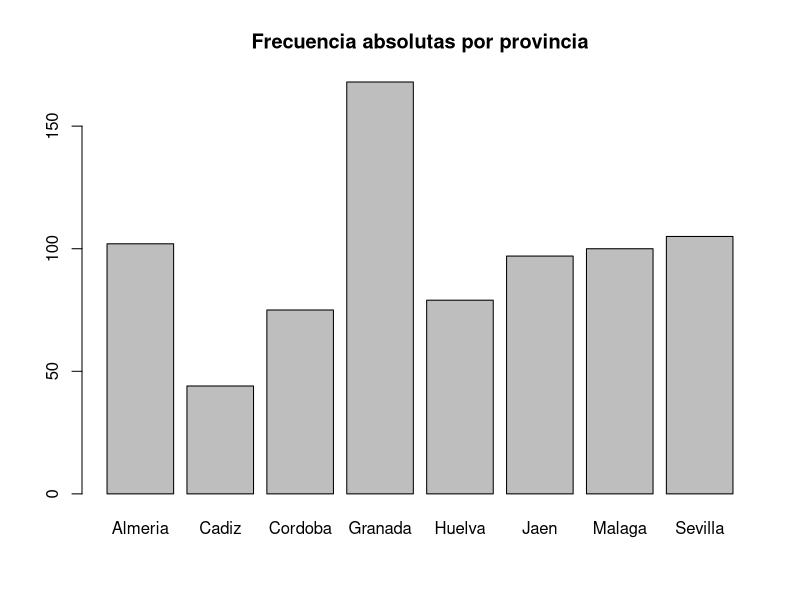
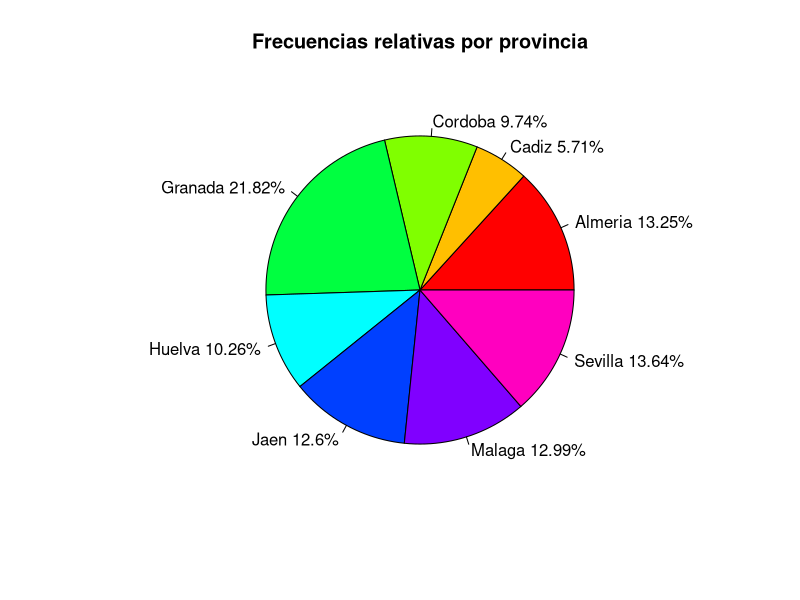
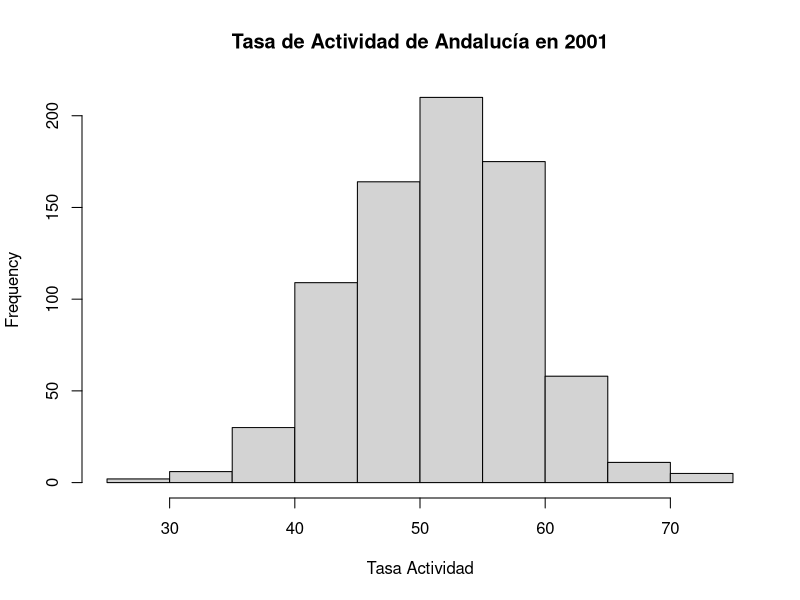
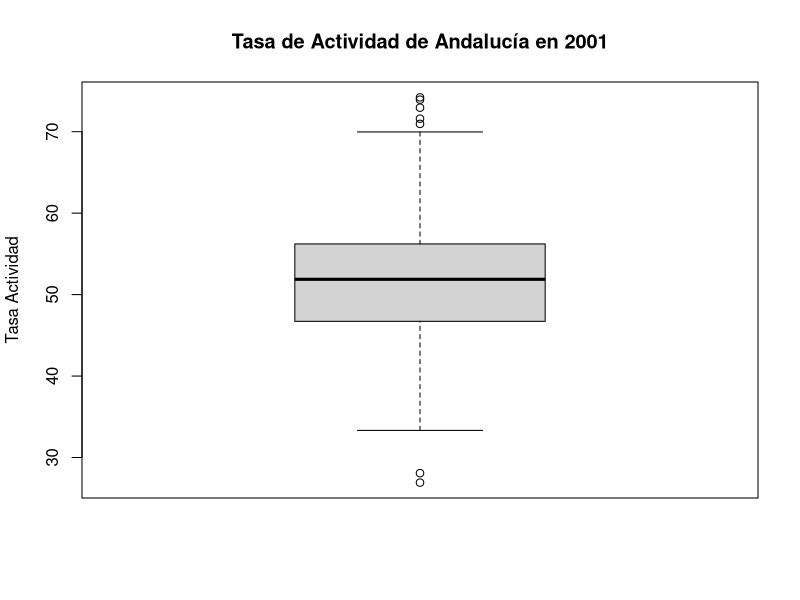
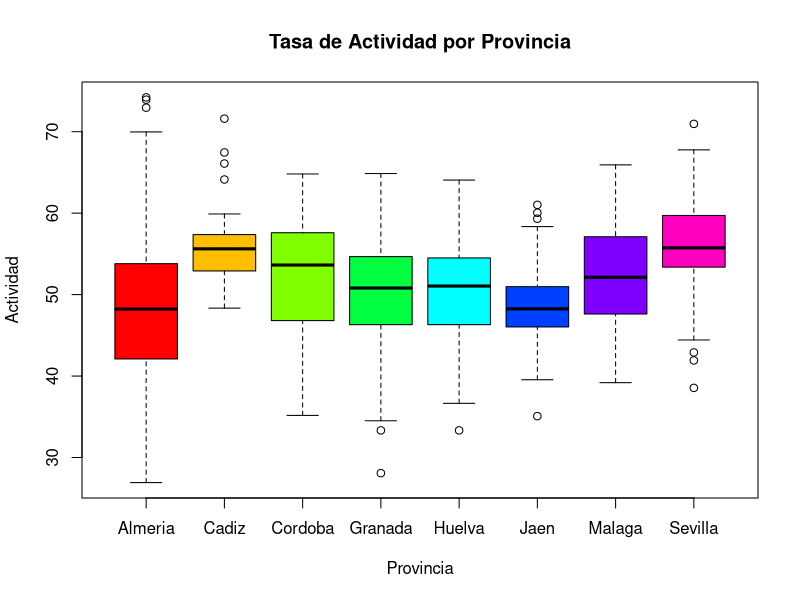
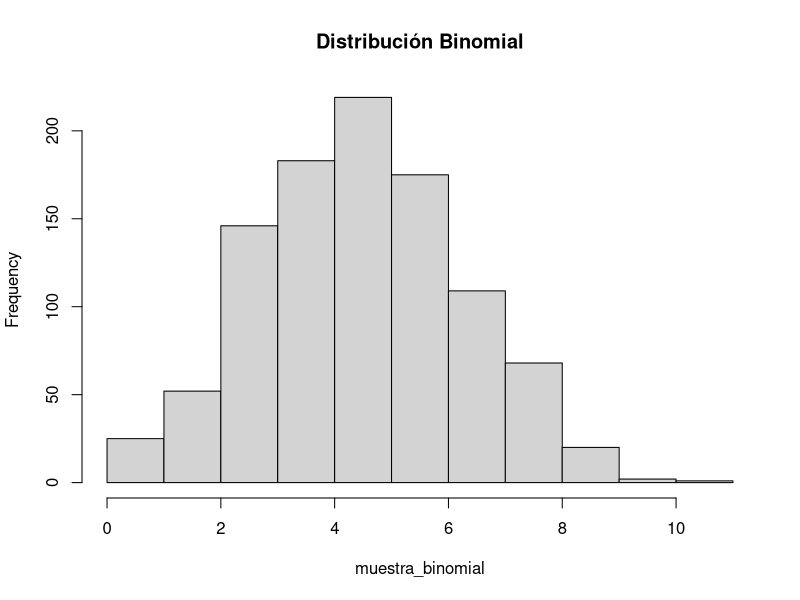
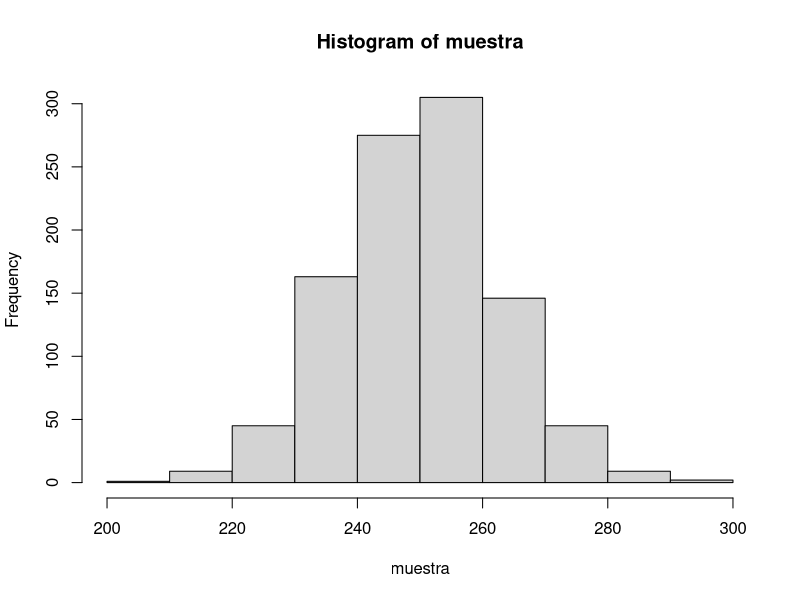
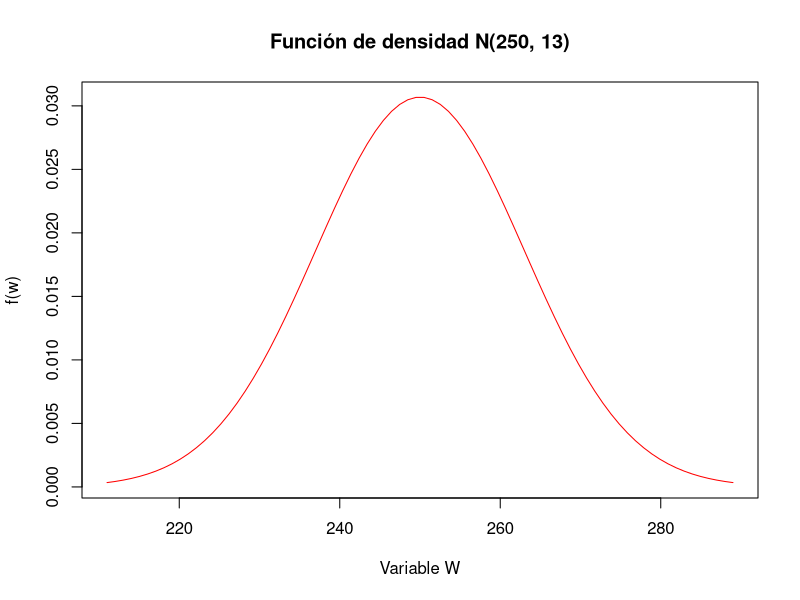

Here is the R script that generated these plots, in order:
#####################1. Cálculo de nuevas variables, recodificación y filtrado#####################

#Importamos el fichero de jaen
#Código INE del municipio.
#Nombre del municipio.
#Consumo de energía eléctrica en megavatios por hora.
#Consumo medio de agua en invierno, en metros cúbicos por día.
#Consumo medio de agua en verano, en metros cúbicos por día.
#Destino de los residuos sólidos urbanos: las posibilidades son vertedero controlado, vertedero incontrolado, compostaje.
#Cantidad de residuos sólidos urbanos, en toneladas.

#1. Importar el fichero JaenIndicadores.txt y denominar a la hoja de datos (data frame) Datos.Jaen
Datos.Jaen <- read.table('./Datos/JaenIndicadores-utf8.txt',sep="\t", header=TRUE, encoding  ="UTF-8")
#Limpiar datos faltantes
Datos.Jaen <- Datos.Jaen[!Datos.Jaen$poblacion == "..", ]
options(warn=-1)
#Cambiar comas por puntos para poder calcular más tarde
Datos.Jaen$residuoscant <- gsub("\\,", ".", Datos.Jaen$residuoscant)
#Cambiar a numerico o doble las variables para los calculos
Datos.Jaen$poblacion <- (as.numeric(as.character(Datos.Jaen$poblacion)))
Datos.Jaen$consumoelec <- (as.numeric(as.character(Datos.Jaen$consumoelec)))
Datos.Jaen$consumoaguainv <- (as.numeric(as.character(Datos.Jaen$consumoaguainv)))
Datos.Jaen$consumoaguaver <- (as.numeric(as.character(Datos.Jaen$consumoaguaver)))
Datos.Jaen$residuoscant <- (as.double(Datos.Jaen$residuoscant))

#2. Recodificar la variable Poblacion en una variable cualitativa tipo factor llamada Tamaño con tres categorías:
#  Si la población es inferior a 2000 habitantes, Tamaño será “Pequeño”.
#  Si la población está entre 2000 y 4500 habitantes, Tamaño será “Mediano”.
#  Si la población es superior a 4500 habitantes, Tamaño será “Grande”.


Datos.Jaen$poblacioncat[Datos.Jaen$poblacion<= 2000] <- "Pequeño"

Datos.Jaen$poblacioncat[Datos.Jaen$poblacion> 2000 & (as.numeric(as.character(Datos.Jaen$poblacion)))< 4500] <- "Mediano"

Datos.Jaen$poblacioncat[Datos.Jaen$poblacion>= 4500] <- "Grande"

Datos.Jaen$poblacioncat <- as.factor(Datos.Jaen$poblacioncat)

#Datos.Jaen$poblacion <- Datos.Jaen$poblacioncat 

#Datos.Jaen<-Datos.Jaen[1:8]

options(warn=0)
#3. Calcular los siguientes promedios que se especifican a continuación y añadirlos como nuevas variables al fichero Datos.Jaen obtenidas a partir de las variables existentes: 
#  Variable elec.hab que contendrá el consumo de energía eléctrica por habitante, obtenida como Consumo.de.energia.electrica/Poblacion
#  Variable agua.hab que contendrá el consumo medio de agua por habitante y día, obtenida como (Consumo.de.agua..Invierno + Consumo.de.agua..V erano)/Poblacion
#  Variable res.hab que contendrá los residuos sólidos urbanos por habitante, obtenida como Residuos.solidos.urbanos..Cantidad/Poblacion
Datos.Jaen$elec.hab <- Datos.Jaen$consumoelec/Datos.Jaen$poblacion
Datos.Jaen$agua.hab <- (Datos.Jaen$consumoaguainv+Datos.Jaen$consumoaguaver)/Datos.Jaen$poblacion
Datos.Jaen$res.hab <- Datos.Jaen$residuoscant/Datos.Jaen$poblacion

#4. Crear una nueva hoja de datos con todas las variables que contiene actualmente el data frame Datos.Jaen, pero referida 
#sólo a los municipios de tamaño mediano y denominarla Datos.Jaen.Medianos

Datos.Jaen.Medianos <- Datos.Jaen[Datos.Jaen$poblacioncat == 'Mediano',]

#5. Guardar la hoja de datos Datos.Jaen con las nuevas variables creadas en los apartados anteriores y la hoja que contiene 
#los datos de las poblaciones medianas (Datos.Jaen.Medianos) en un archivo de datos de R y llamadlo JaenIndicadores.RData

save(Datos.Jaen, Datos.Jaen.Medianos, file = "./Datos/JaenIndicadores.RData")


#####################2. Análisis Estadístico Descriptivo de Datos#####################

#1. Importar el fichero Andalucia.txt y denominar a la hoja de datos (data frame) Datos.Andalucia. Comprobar si en el archivo 
#.txt hay datos faltantes y cómo están codificados.

Datos.Andalucia <-  read.table('./Datos/Andalucia-utf8.txt',sep="\t", header=TRUE, encoding  ="UTF-8")
Datos.Andalucia[Datos.Andalucia$Renta.familiar.por.habitante.2003 == "..","Renta.familiar.por.habitante.2003"] <- NA

#2. A partir de la variable código INE, construir una variable tipo factor que distinga la provincia de pertenencia de cada municipio,
#denominarla “Provincia” y añadirla al data frame. 
#head(ine)
Datos.fProv = c("Almeria","Cadiz","Cordoba","Granada","Huelva","Jaen","Malaga","Sevilla")

Datos.Andalucia$IdINE <- substr(Datos.Andalucia$Codigo.INE,1,nchar(Datos.Andalucia$Codigo.INE)-3)

Datos.Andalucia$Provincia[Datos.Andalucia$IdINE == 4] <- Datos.fProv[1]
Datos.Andalucia$Provincia[Datos.Andalucia$IdINE == 11] <- Datos.fProv[2]
Datos.Andalucia$Provincia[Datos.Andalucia$IdINE == 14] <- Datos.fProv[3]
Datos.Andalucia$Provincia[Datos.Andalucia$IdINE == 18] <- Datos.fProv[4]
Datos.Andalucia$Provincia[Datos.Andalucia$IdINE == 21] <- Datos.fProv[5]
Datos.Andalucia$Provincia[Datos.Andalucia$IdINE == 23] <- Datos.fProv[6]
Datos.Andalucia$Provincia[Datos.Andalucia$IdINE == 29] <- Datos.fProv[7]
Datos.Andalucia$Provincia[Datos.Andalucia$IdINE == 41] <- Datos.fProv[8]

#Obtener la distribución de frecuencias absolutas y relativas, un diagrama de barras con las frecuencias absolutas y un 
#diagrama de sectores con las frecuencias relativas en porcentajes de esta variable tipo factor. 
#¿Qué provincia tiene más municipios? ¿Cuál tiene menos? ¿Qué porcentaje representa en cada caso?

Datos.Andalucia$Provincia <- as.factor(Datos.Andalucia$Provincia)
print('Frecuencia absoluta: ')
frec.abs <-table(Datos.Andalucia$Provincia)
frec.abs
print('Frecuencia relativa')
frec.rel <-table(Datos.Andalucia$Provincia)/sum(table(Datos.Andalucia$Provincia))*100
frec.rel
#Bar plot frecuencias absolutas
barplot(frec.abs, main="Frecuencia absolutas por provincia")

#Pie plot frecuencias relativas
slices <- frec.rel
lbls <- rownames(frec.rel)
pct <- round(slices/sum(slices)*100,2)
lbls <- paste(lbls, pct) # add percents to labels
lbls <- paste(lbls,"%",sep="") # ad % to labels
pie(slices,labels = lbls, col=rainbow(length(lbls)), main="Frecuencias relativas por provincia") 

#3. Obtener un resumen descriptivo de la variable tasa de actividad de 2001 que incluya parámetros de posición, dispersión, asimetría
#y curtosis, histograma y diagrama de caja. En función de este resumen, contestar a las siguientes preguntas:

#Vamos a arreglar la columna para los calculos
#Cambiar comas por puntos. Si lo dejaramos como está la conversión a otro tipo de dato sería errónea.

Datos.Andalucia$Tasa.actividad.2001 <- gsub("\\,", ".", Datos.Andalucia$Tasa.actividad.2001)
Datos.Andalucia$Tasa.actividad.2001 <- (as.double(Datos.Andalucia$Tasa.actividad.2001))

#####################Parámetros de posición#####################

summary(Datos.Andalucia$Tasa.actividad.2001)
#Media
media <- mean(Datos.Andalucia$Tasa.actividad.2001)
#Mediana
mediana <- median(Datos.Andalucia$Tasa.actividad.2001, na.rm=T)
# Percentil 5% y percentil 95%
percep <-quantile(Datos.Andalucia$Tasa.actividad.2001,probs=c(0.05,0.95),na.rm=TRUE)
## Mínimo
min.Tasa<-min(Datos.Andalucia$Tasa.actividad.2001, na.rm=T)
## Máximo
max.Tasa<-max(Datos.Andalucia$Tasa.actividad.2001, na.rm=T)
## Primer cuartil
q1.Tasa<-quantile(Datos.Andalucia$Tasa.actividad.2001, probs=0.25, na.rm=T)
## Tercer cuartil
q3.Tasa<-quantile(Datos.Andalucia$Tasa.actividad.2001, probs=0.75, na.rm=T)

#####################Parámetros de dispersión#####################
# Desviación típica
Des.tipica <- sd(Datos.Andalucia$Tasa.actividad.2001,na.rm=TRUE)
# Varianza
Varianza <- var(Datos.Andalucia$Tasa.actividad.2001,na.rm=TRUE)
# Recorrido intercuartílico
ri.Tasa<-q3.Tasa-q1.Tasa
# Rango
rango.Tasa<-max.Tasa-min.Tasa


#####################Parámetros de forma###################
install.packages("e1071", dep = TRUE)
library(e1071)
coef_asimetria <- skewness(Datos.Andalucia$Tasa.actividad.2001,na.rm=TRUE)
print (coef_asimetria)

coef_curtosis <- kurtosis(Datos.Andalucia$Tasa.actividad.2001,na.rm=TRUE)
print (coef_curtosis)

#histograma
hist(Datos.Andalucia$Tasa.actividad.2001, main = "Tasa de Actividad de Andalucía en 2001", xlab="Tasa Actividad")

#Diagrama de caja
boxplot(Datos.Andalucia$Tasa.actividad.2001, main = "Tasa de Actividad de Andalucía en 2001", 
        col = "lightgray", ylab="Tasa Actividad")


#3.1. ¿Cuál es la tasa media de actividad de los municipios andaluces? 
#¿Crees que este valor es adecuado para representar la Tasa de Actividad de los municipios andaluces durante 2001?

#Valor medio = 51.44
#Creemos que es un valor correcto ya que no tenemos outlayers muy grandes lo que hace que la media y la media estén muy cercanas

#3.2. ¿Cómo valoras la homogeneidad de los valores de la tasa de actividad en los municipios andaluces? 
#¿Qué parámetro elegirías para representar la dispersión de la Tasa de Actividad de 2001?

#En el dataset analizado la tasa de actividad parece homogneo ya que los datos no presentan mucha desviación y el coeficiente de
#asimetría presenta un valor muy bajo.

#Podemos elegir la desviación típica ya que es una medida de dispersión de las variables Des.tipica. Segun los valores que tenemos
#consideramos que el valor de desviación típica 6.98 es bastante bajo viendo que los valores estan entre 30 y 70

#3.3. ¿En ese sentido, qué municipios andaluces destacan significativamente del resto (como atípicos) 
#por su alta tasa de actividad y por su baja tasa de actividad? ¿Se te ocurre alguna explicación al respecto?

#which(Datos.Andalucia$Tasa.actividad.2001==min.Tasa)
outlier_values <- boxplot.stats(Datos.Andalucia$Tasa.actividad.2001)$out #vemos los outlayers
Datos.Andalucia$Municipio[which(Datos.Andalucia$Tasa.actividad.2001<=28.08)] #-- Benitagla    Lobras  
Datos.Andalucia$Municipio[which(Datos.Andalucia$Tasa.actividad.2001>=70.96)] #-- Vícar                Ejido (El)           Mojonera (La)        Alcalá del Valle     Castilleja de Guzmán)$out 

#En principio, no parece que los outliers se deban a datos anómalos o mal registrados, puesto que la tasa de actividad no deja de ser un valor razonable.
#Para los municipios que poseen una tasa de actividad baja (Benitagla y Lobras) se ha observado que se trata de pueblos con muy poca población y una edad media bastante elevada. Lo cual explicaria una reducida tasa de actividad.
#Por el contrario, los municipios que presentan una tasa de actividad alta (Vícar, Ejido (El), Mojonera (La), Alcalá del Valle y Castilleja de Guzmán)
#son municipios con una media de edad baja y de poblacion bastante elevada, lo cual explicaria una tasa de actividad mas alta.


#3.4. ¿Cómo valoras la simetría de la distribución de frecuencia?

#Es bastante simétrica ya que el coefieciente de asimetria es cercano a 0. 

#4. Obtener un gráfico de caja de la Tasa de actividad en 2001 en función de la provincia y describe brevemente la información que contienen los datos a partir del gráfico.

boxplot(formula = Datos.Andalucia$Tasa.actividad.2001 ~ Datos.Andalucia$Provincia, 
        main = "Tasa de Actividad por Provincia",
        xlab = "Provincia",
        ylab = "Actividad",
        col = rainbow(8))

#A la vista del gráfico de cajas podemos observar que la mediana en todas las provincias se situa entorno al mismo rango (entre el 45 y 55 de Tasa de Actividad). Hecho que coincide 
#con el análisis realizado por el conjunto de tasa de actividad sobre todo el conjunto andaluz.
#Además, si bien es cierto que la mayoría de provincias presentan una varianza similar, hay casos especiales como puede ser Almería (que muestra una alta dispersión)
#y Cádiz (que presenta una varianza muy baja, lo que hace que la mayoría de valores se sitúen próximos a su mediana).
#Por otra parte, a pesar de que tanto Cádiz como Sevilla presentan ligeras asimetrías negativa y positiva, respectivamente, no se trata de asimetrías que puedan ser
#consideradas significativas. En conclusión podemos afirmar que la tasa de actividad de todas las provincias presentan un coeficiente de asimetría prácticamente nulo.
#Por último, podemos observar como el conjunto de outliers depende de cada provincia. Habiendo provincias que no presentan datos anómalos (Córdoba o Málaga),
#mientras que otras representan varios outliers (Cádiz y Sevilla, por ejemplo).




#####################################
# 3. DISTRIBUCIONES DE PROBABILIDAD #
#####################################

#1. Consideremos una variable aleatoria que sigue una distribución B (15, 0.33). Se pide:

#1.1. ¿Qué valor de la variable deja por debajo de sí el 75% de la probabilidad?
qbinom(0.75, 15, 0.33) #6

#1.2. Calcular el percentil 95% de la distribución.
qbinom(0.95, 15, 0.33) #8

#1.3. Obtener una muestra de tamaño 1000 de esta distribución, representarla gráficamente las frecuencias observadas de cada valor de la distribución 
#mediante un diagrama de barras y comparar éste con las frecuencias esperadas según el modelo que genera los datos.

#Generamos las muestras
muestra_binomial <- rbinom(1000, 15, 0.33)

#Comprobación de datos
summary(muestra_binomial)

#Histograma de la muestra binomial generada
hist(muestra_binomial, main="Distribución Binomial")

#A la vista del histograma con las frecuencias obtenidas, vemos que los resultados se ajustan al modelo esperado:
#Como ya hemos observado con el comando 'summary' la mediana se encuentra en el valor 5, mientras que los C1 y C3 se sitúan en los valores 4 y 6, respectivamente.
#Además, a la vista de la gráifca vemos que coincide con los valores obtenidos en los puntos 1.1 y 1.2:
#Ya que el valor 6 intuimos que puede dejar a su izquierda el 75% de los datos, mientras que el valor 8 abarca el 95% de los mismos.


#2. Consideremos una variable aleatoria W con distribución N (250, 13). Se pide:

#2.1. P [240 < W ≤ 245.5]

#P(240 < W < 245.5) = F(245.5) - F(240)
pnorm(245.5, 250, 13) - pnorm(240, 250, 13) #0.1437354

#2.2. P [W ≥ 256]
#P(W > 256) = 1 - P(W <= 256)
1 - pnorm(256, 250, 13) #0.3222062

#2.3. Si queremos desechar el 5% de valores más altos de la distribución y el 5% de valores más bajos, ¿con qué intervalo de valores nos quedaremos?

#Limite inferior: N(m=250, S=13). P(W <= w)=0.05 ¿w? 
qnorm(0.05, 250, 13)  #228.6169

#Limite superior: N(m=250, S=13). P(W <= w)=0.95 ¿w? 
qnorm(0.95, 250, 13)  #271.3831

#Por tanto, el intervalo de valores con el que nos quedaremos será [228.6169 - 271.3831]

#2.4. Obtener una muestra de tamaño 1000 de la distribución, representar la función de densidad de esta distribución y compararla con el histograma de la muestra obtenida.

#Media
m <- 250 
#Desviación típica
sd <- 13
#Números
n <- 1000

#Generación de la muestra
muestra <- rnorm(n, m, sd) 

#Histograma
hist(muestra)

#Función de densidad
li<-m-3*sd
ls<-m+3*sd

# Número de puntos a dibujar
npuntos<-ls-li
x<-seq(li, ls, length.out=npuntos)
# Valores de y
y<-dnorm(x, m, sd)

# Dibujar f(w)
fw<-plot(x, y, type="l", xlab="Variable W", ylab="f(w)", main="Función de densidad N(250, 13)", col="red")

#Representamos histograma y función de densidad en la misma gráfica
#Intervalos
int<-round(sqrt(n), 0) 

# Histograma de la muestra
hist(muestra, breaks=int, freq=F, xlab="muestra", ylab="Densidad",     main="Histograma", col="lightblue", border="blue")
# Incluimos f(w)
lines(muestra, dnorm(muestra,m,sd), type="p", col="red") 
